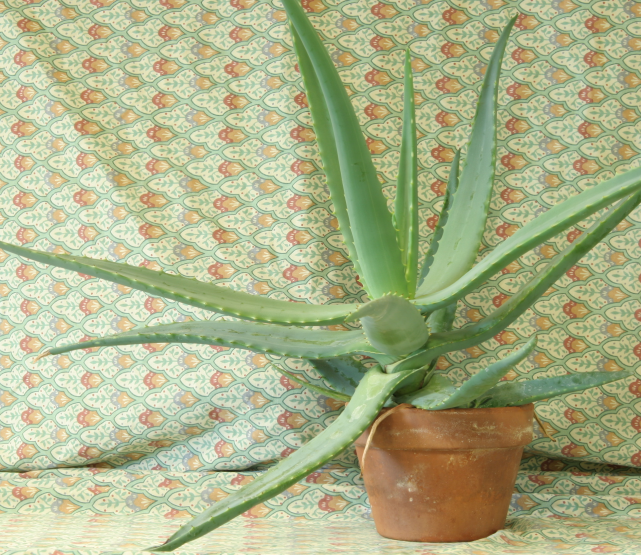
#> input picture data/aloeL.png, 1282 x 1110 px, found by its file name (shown at 1/2 size)
$ python pd3.py --r1   (older library calls are emulated)
#> lines starting #> are read from the running program, lines starting #| are printed output that depends on the picture
#!/usr/bin/env python
# -*- coding: utf-8 -*-

import cv2
import numpy as np
import sys
import argparse
import os

FOCAL_DISTANCE = 3740.0 #px
BASELINE = 160.0 #mm
MORPHEUS_LEFT_CAMERA = np.array([[6704.926882, 0.000103,    738.251932],
                                 [0.,          6705.241311, 457.560286],
                                 [0.,          0.,          1.]])
MORPHEUS_LEFT_ROTATION = np.array([[0.70717199,  0.70613396, -0.03581348],
                                   [0.28815232, -0.33409066, -0.89741388],
                                   [-0.64565936,  0.62430623, -0.43973369]])
MORPHEUS_LEFT_TRANSLATION = np.array([-532.285900, 207.183600, 2977.408000])
MORPHEUS_RIGHT_CAMERA = np.array([[6682.125964, 0.000101,    875.207200],
                                 [0.,          6681.475962, 357.700292],
                                 [0.,          0.,          1.]])
MORPHEUS_RIGHT_ROTATION = np.array([[0.48946344,  0.87099159, -0.04241701],
                                   [0.33782142, -0.23423702, -0.91159734],
                                   [-0.80392924,  0.43186419, -0.40889007]])
MORPHEUS_RIGHT_TRANSLATION = np.array([-614.549000, 193.240700, 3242.754000])

parser = argparse.ArgumentParser(
    description="Visão Stereo")
group = parser.add_mutually_exclusive_group(required=True)
group.add_argument("--r1", action="store_true",
                    help="Requisito 1")
group.add_argument("--r2", action="store_true",
                    help="Requisito 2")
group.add_argument("--r3", action="store_true",
                    help="Requisito 3")
parser.add_argument("--img_l", nargs="?", default=None, metavar="path/to/file",
                    help="Caminho para a imagem da esquerda")
parser.add_argument("--img_r", nargs="?", default=None, metavar="path/to/file",
                    help="Caminho para a imagem da direita")


def openImage(file):
#> called with file = 'data/aloeL.png'
    if file is None:
        filename = "data/aloeL.png"
    else:
        filename = file
    img = cv2.imread(filename)
#> img is the input picture: shape (1110, 1282, 3); mean B, G, R 136.6, 177.2, 171.2
#> call 2 of openImage, with file = 'data/aloeR.png'
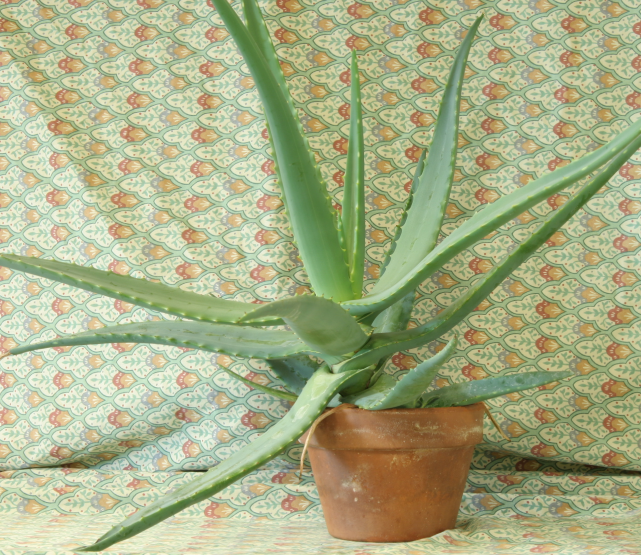
#> input picture data/aloeR.png, 1282 x 1110 px, found by its file name (shown at 1/2 size)
#> in openImage, img is the input picture: shape (1110, 1282, 3); mean B, G, R 134.1, 174.2, 168
    if img is None:
        sys.exit("Não foi possível abrir imagem")
    return img


def findPixelMatch(leftImage, rightImage, windowSize, numDisparities=128, r1=False):
    #para o pixel x y imgL achar o correspondente na imgR
    #    Se não hover correspondencia retorna none
    #    Se houver retorna a coordenada da correspondencia
    #function
#> called with windowSize = 5, numDisparities = 192, r1 = True
    stereo = cv2.StereoBM_create(numDisparities=numDisparities, blockSize=windowSize)
    if not r1:
        stereo.setMinDisparity(-39)
        stereo.setSpeckleRange(16)
        stereo.setPreFilterSize(5)
        stereo.setPreFilterCap(61)
        stereo.setTextureThreshold(507)
        stereo.setSpeckleWindowSize(0)
        stereo.setSpeckleRange(8)
        stereo.setDisp12MaxDiff(1)
        stereo.setUniquenessRatio(0)
    else:
        stereo.setMinDisparity(0)
    lGray = cv2.cvtColor(leftImage, cv2.COLOR_BGR2GRAY)
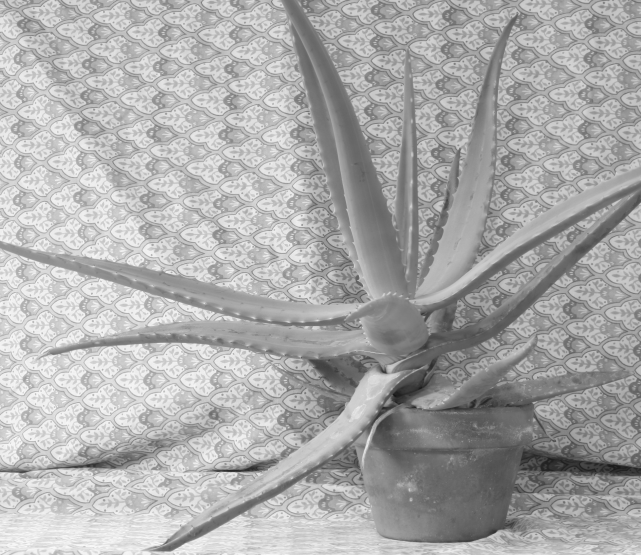
#> lGray: shape (1110, 1282) (shown at 1/2 size); min 18, max 252, mean 170.8
    rGray = cv2.cvtColor(rightImage, cv2.COLOR_BGR2GRAY)
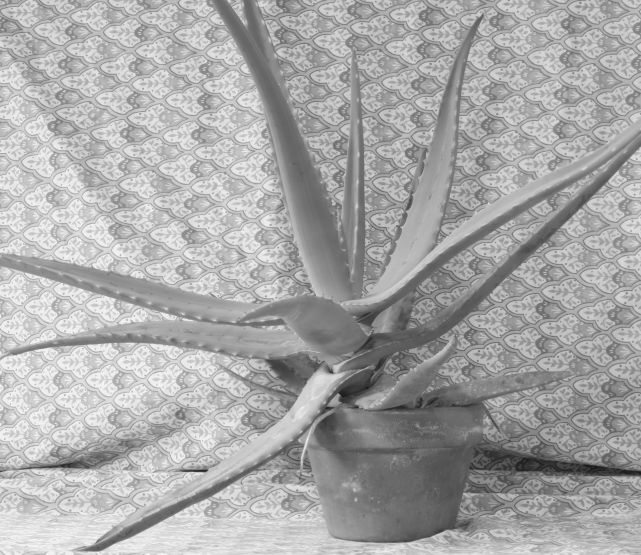
#> rGray: shape (1110, 1282) (shown at 1/2 size); min 20, max 251, mean 167.8
    return stereo.compute(lGray,rGray)
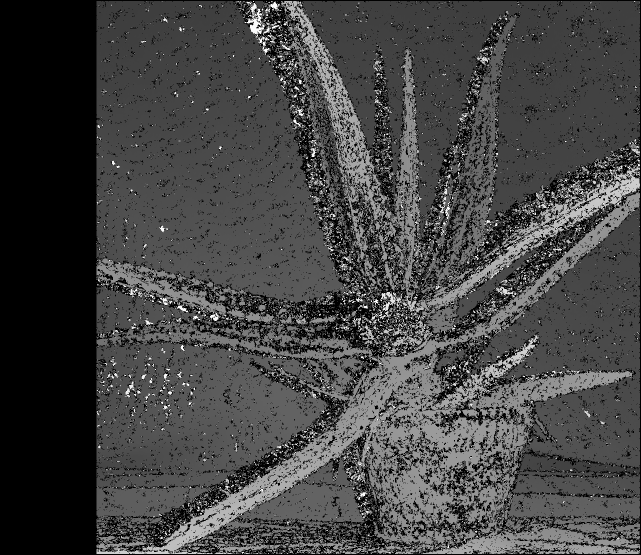
#> returned value: shape (1110, 1282) int16 (shown at 1/2 size); min -16, max 3056, mean 814.2; drawn with min black and max white
#> (key Esc is pressed here)


def getWorldCoords(leftImage, corMatrix):
    x_coords = np.arange(0, leftImage.shape[1]).reshape(leftImage.shape[1], 1).T
    y_coords = np.arange(0, leftImage.shape[0]).reshape(leftImage.shape[0], 1)
#> y_coords = 1110 values from 0 to 1109
    x = BASELINE * (2 * x_coords - corMatrix) / (2 * corMatrix)
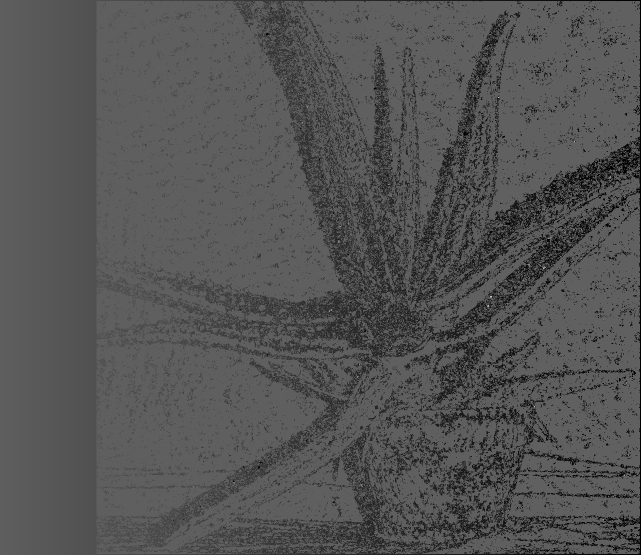
#> x: shape (1110, 1282) float64 (shown at 1/2 size); 0.04% of the values are NaN or infinite; the others: min -12890, max 21540, mean -1459.6; drawn with min black, max white, NaN and infinite black
    y = BASELINE * (2 * y_coords) / (2 * corMatrix)
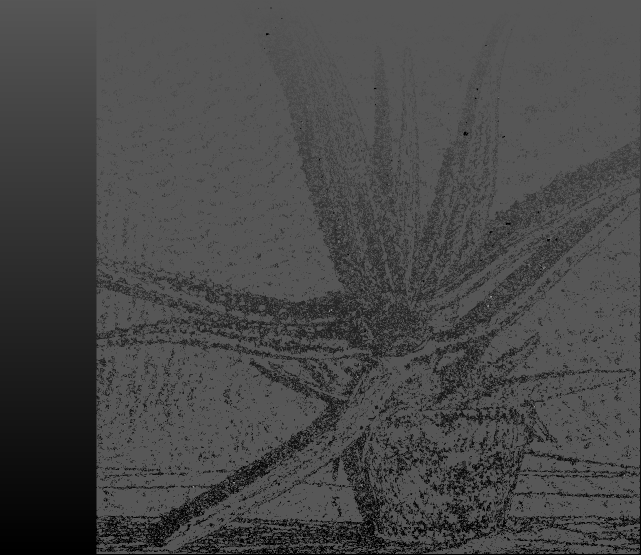
#> y: shape (1110, 1282) float64 (shown at 1/2 size); 0.04% of the values are NaN or infinite; the others: min -11090, max 21740, mean -1870.2; drawn with min black, max white, NaN and infinite black
    z = BASELINE * FOCAL_DISTANCE  /   (corMatrix)
    z[z == np.inf] = -np.inf
    z[z == -np.inf] = np.amax(z) + 10
    z = -z
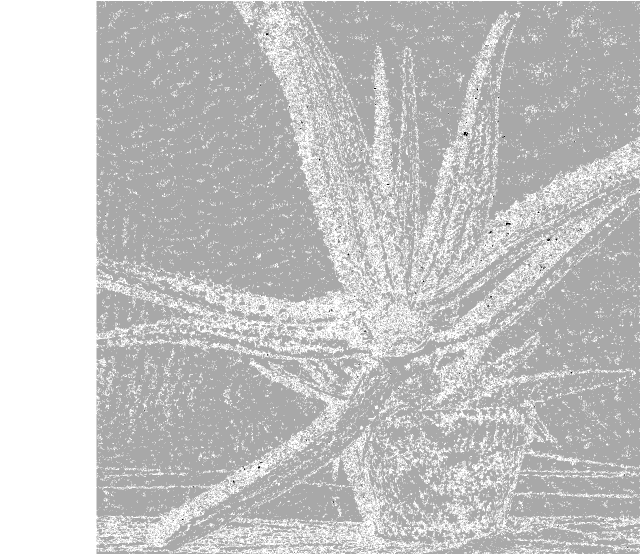
#> z: shape (1110, 1282) float64 (shown at 1/2 size); min -74810, max 37400, mean 11671.4; drawn with min black and max white

    return x, y, z


def normalize(matrix):
    return cv2.normalize(matrix, dst=np.zeros(matrix.shape),
                         alpha=0, beta=255, norm_type=cv2.NORM_MINMAX,
                         dtype=cv2.CV_8U)

def saveImage(name, image):
    print("Salvando {}...".format(name))
    cv2.imwrite(name, image)

def createDepthMap(imageL, imageR):
    if imageL is None or imageR is None:
        imageL = "data/aloeL.png"
        print("Criando mapa de profundidade para aloe. Caso deseje a do bebe, use a opção -imageL and -imageR com as imagens correspondentes.")
        leftImage = openImage("data/aloeL.png")
        rightImage = openImage("data/aloeR.png")
    else:
        leftImage = openImage(imageL)
        rightImage = openImage(imageR)
    corMatrix, (x, y, z) = tuneParameters("r1", leftImage, rightImage)
    dispMatrix = normalize(corMatrix)
    depthMatrix = normalize(z)

    saveImage(os.path.basename(imageL).rstrip("L.png") + "_disp.png", dispMatrix)
    saveImage(os.path.basename(imageL).rstrip("L.png") + "_depth.png", depthMatrix)


def getRotation(r1, r2):
    return np.matmul(r2, r1.T)


def getTranslation(r, t1, t2):
    return t2 - np.matmul(r, t1)


# [99 lines left out: functions depthFromHomography, measureBox, getMeasure, not called in this run]


def tuneParameters(req, leftImage, rightImage, q=None):
    print("Otimizar parâmetros...")
    def nothing(x):
        pass

    cv2.namedWindow('disp', cv2.WINDOW_KEEPRATIO)

    cv2.createTrackbar('numOfDisparities', 'disp', 12, 20, nothing)
    cv2.createTrackbar('windowSize', 'disp', 5, 255, nothing)

    while(True):
        numOfDisparities = cv2.getTrackbarPos('numOfDisparities', 'disp') * 16
        windowSize = cv2.getTrackbarPos('windowSize', 'disp')
        if numOfDisparities < 16:
            numOfDisparities = 16
        if windowSize % 2 == 0:
            windowSize += 1
        if windowSize < 5:
            windowSize = 5
        flag = ("r1" == req)
        corMatrix = findPixelMatch(leftImage, rightImage, windowSize, numOfDisparities, flag)
        cv2.imshow("disp", normalize(corMatrix))
        k = cv2.waitKey(1) & 0xFF
        if k == 27:
            break
    if req == "r1":
        x, y, z = getWorldCoords(leftImage, corMatrix)
    else:
        worldCoords = cv2.reprojectImageTo3D(corMatrix, q, handleMissingValues=False)
        x, y, z = worldCoords[:,:,0], worldCoords[:,:,1], worldCoords[:,:,2]
    cv2.destroyAllWindows()
    cv2.waitKey(1)

    return corMatrix, (x, y, z)


def main(r1, r2, r3, imageL=None,
         imageR=None):
    if r1:
        return createDepthMap(imageL, imageR)
    elif r2:
        return depthFromHomography()
    elif r3:
        measureBox()


if __name__ == "__main__":
    args = parser.parse_args()
    main(args.r1, args.r2, args.r3, args.img_l, args.img_r)
